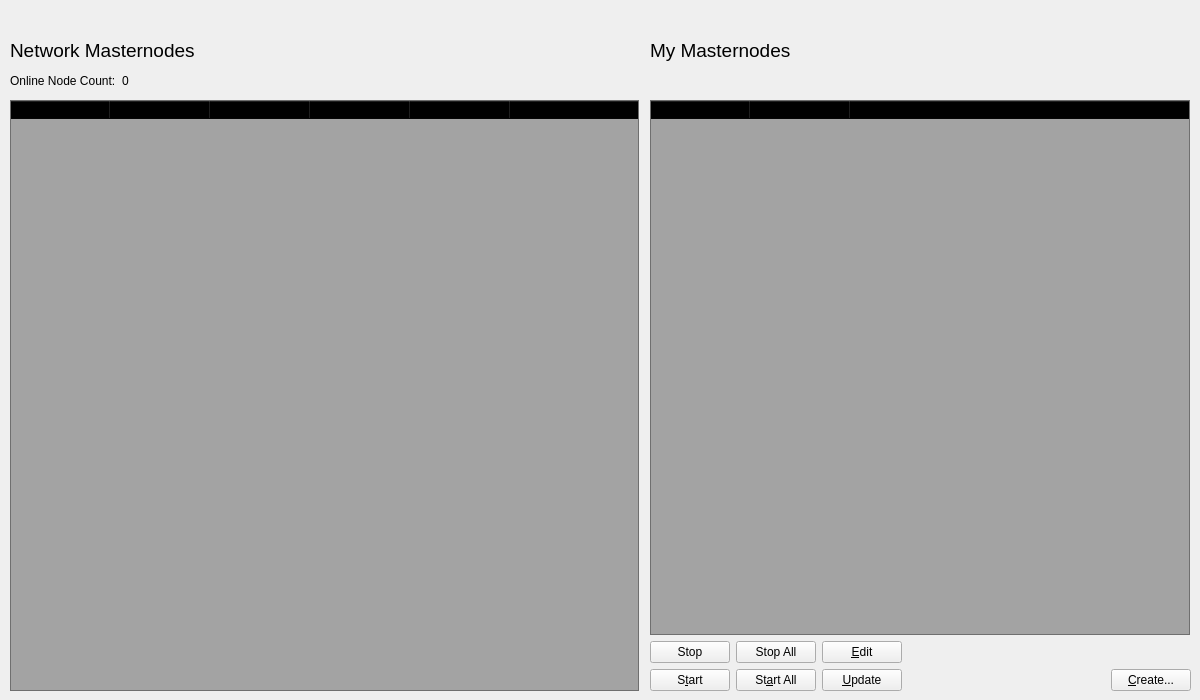
<?xml version="1.0" encoding="UTF-8"?>
<ui version="4.0">
 <class>MasternodeManager</class>
 <widget class="QWidget" name="MasternodeManager">
  <property name="geometry">
   <rect>
    <x>0</x>
    <y>0</y>
    <width>1200</width>
    <height>700</height>
   </rect>
  </property>
  <property name="windowTitle">
   <string>Form</string>
  </property>
  <property name="styleSheet">
   <string notr="true"/>
  </property>
  <widget class="QWidget" name="">
   <property name="geometry">
    <rect>
     <x>650</x>
     <y>100</y>
     <width>541</width>
     <height>591</height>
    </rect>
   </property>
   <layout class="QVBoxLayout" name="verticalLayout_2">
    <property name="bottomMargin">
     <number>0</number>
    </property>
    <item>
     <widget class="QTableWidget" name="tableWidget_2">
      <property name="minimumSize">
       <size>
        <width>400</width>
        <height>0</height>
       </size>
      </property>
      <property name="maximumSize">
       <size>
        <width>540</width>
        <height>16777215</height>
       </size>
      </property>
      <property name="styleSheet">
       <string notr="true">background: transparent;
background-color: rgba(20, 20, 20, 0.35);
</string>
      </property>
      <property name="editTriggers">
       <set>QAbstractItemView::NoEditTriggers</set>
      </property>
      <property name="alternatingRowColors">
       <bool>true</bool>
      </property>
      <property name="selectionMode">
       <enum>QAbstractItemView::SingleSelection</enum>
      </property>
      <property name="selectionBehavior">
       <enum>QAbstractItemView::SelectRows</enum>
      </property>
      <attribute name="horizontalHeaderStretchLastSection">
       <bool>true</bool>
      </attribute>
      <column>
       <property name="text">
        <string>Alias</string>
       </property>
      </column>
      <column>
       <property name="text">
        <string>IP/Onion</string>
       </property>
      </column>
      <column>
       <property name="text">
        <string>Status</string>
       </property>
      </column>
     </widget>
    </item>
    <item>
     <layout class="QHBoxLayout" name="horizontalLayout_2">
      <property name="bottomMargin">
       <number>0</number>
      </property>
      <item>
       <widget class="QPushButton" name="stopButton">
        <property name="text">
         <string>Stop</string>
        </property>
       </widget>
      </item>
      <item>
       <widget class="QPushButton" name="stopAllButton">
        <property name="text">
         <string>Stop All</string>
        </property>
       </widget>
      </item>
      <item>
       <widget class="QPushButton" name="editButton">
        <property name="text">
         <string>&amp;Edit</string>
        </property>
       </widget>
      </item>
      <item>
       <spacer name="horizontalSpacer_2">
        <property name="orientation">
         <enum>Qt::Horizontal</enum>
        </property>
        <property name="sizeHint" stdset="0">
         <size>
          <width>40</width>
          <height>20</height>
         </size>
        </property>
       </spacer>
      </item>
     </layout>
    </item>
    <item>
     <layout class="QHBoxLayout" name="horizontalLayout_4">
      <property name="bottomMargin">
       <number>0</number>
      </property>
     </layout>
    </item>
    <item>
     <layout class="QHBoxLayout" name="horizontalLayout_5">
      <property name="bottomMargin">
       <number>0</number>
      </property>
      <item>
       <widget class="QPushButton" name="startButton">
        <property name="text">
         <string>S&amp;tart</string>
        </property>
       </widget>
      </item>
      <item>
       <widget class="QPushButton" name="startAllButton">
        <property name="text">
         <string>St&amp;art All</string>
        </property>
       </widget>
      </item>
      <item>
       <widget class="QPushButton" name="UpdateButton">
        <property name="text">
         <string>&amp;Update</string>
        </property>
       </widget>
      </item>
      <item>
       <spacer name="horizontalSpacer_5">
        <property name="orientation">
         <enum>Qt::Horizontal</enum>
        </property>
        <property name="sizeHint" stdset="0">
         <size>
          <width>40</width>
          <height>20</height>
         </size>
        </property>
       </spacer>
      </item>
      <item>
       <widget class="QPushButton" name="createButton">
        <property name="text">
         <string>&amp;Create...</string>
        </property>
       </widget>
      </item>
     </layout>
    </item>
   </layout>
  </widget>
  <widget class="QWidget" name="">
   <property name="geometry">
    <rect>
     <x>10</x>
     <y>70</y>
     <width>471</width>
     <height>22</height>
    </rect>
   </property>
   <layout class="QHBoxLayout" name="horizontalLayout_3">
    <property name="bottomMargin">
     <number>0</number>
    </property>
    <item>
     <widget class="QLabel" name="label_2">
      <property name="text">
       <string>Online Node Count:</string>
      </property>
     </widget>
    </item>
    <item>
     <widget class="QLabel" name="countLabel">
      <property name="text">
       <string>0</string>
      </property>
     </widget>
    </item>
    <item>
     <spacer name="horizontalSpacer_3">
      <property name="orientation">
       <enum>Qt::Horizontal</enum>
      </property>
      <property name="sizeHint" stdset="0">
       <size>
        <width>40</width>
        <height>20</height>
       </size>
      </property>
     </spacer>
    </item>
   </layout>
  </widget>
  <widget class="QTableWidget" name="tableWidgetMasternodes">
   <property name="geometry">
    <rect>
     <x>10</x>
     <y>100</y>
     <width>629</width>
     <height>591</height>
    </rect>
   </property>
   <property name="styleSheet">
    <string notr="true">background: transparent;
background-color: rgba(20, 20, 20, 0.35);</string>
   </property>
   <property name="editTriggers">
    <set>QAbstractItemView::NoEditTriggers</set>
   </property>
   <property name="alternatingRowColors">
    <bool>true</bool>
   </property>
   <property name="selectionBehavior">
    <enum>QAbstractItemView::SelectRows</enum>
   </property>
   <property name="sortingEnabled">
    <bool>true</bool>
   </property>
   <attribute name="horizontalHeaderStretchLastSection">
    <bool>true</bool>
   </attribute>
   <column>
    <property name="text">
     <string>Address</string>
    </property>
   </column>
   <column>
    <property name="text">
     <string>Protocol</string>
    </property>
   </column>
   <column>
    <property name="text">
     <string>Active</string>
    </property>
   </column>
   <column>
    <property name="text">
     <string>Active (secs)</string>
    </property>
   </column>
   <column>
    <property name="text">
     <string>Last Seen</string>
    </property>
   </column>
   <column>
    <property name="text">
     <string>Pubkey</string>
    </property>
   </column>
  </widget>
  <widget class="QWidget" name="layoutWidget">
   <property name="geometry">
    <rect>
     <x>650</x>
     <y>30</y>
     <width>471</width>
     <height>41</height>
    </rect>
   </property>
   <layout class="QHBoxLayout" name="horizontalLayout_6">
    <property name="bottomMargin">
     <number>0</number>
    </property>
    <item>
     <widget class="QLabel" name="label_3">
      <property name="font">
       <font>
        <pointsize>14</pointsize>
       </font>
      </property>
      <property name="text">
       <string>My Masternodes</string>
      </property>
     </widget>
    </item>
    <item>
     <spacer name="horizontalSpacer_4">
      <property name="orientation">
       <enum>Qt::Horizontal</enum>
      </property>
      <property name="sizeHint" stdset="0">
       <size>
        <width>40</width>
        <height>20</height>
       </size>
      </property>
     </spacer>
    </item>
   </layout>
  </widget>
  <widget class="QWidget" name="layoutWidget_2">
   <property name="geometry">
    <rect>
     <x>10</x>
     <y>30</y>
     <width>471</width>
     <height>41</height>
    </rect>
   </property>
   <layout class="QHBoxLayout" name="horizontalLayout_7">
    <property name="bottomMargin">
     <number>0</number>
    </property>
    <item>
     <widget class="QLabel" name="label_4">
      <property name="font">
       <font>
        <pointsize>14</pointsize>
       </font>
      </property>
      <property name="text">
       <string>Network Masternodes</string>
      </property>
     </widget>
    </item>
    <item>
     <spacer name="horizontalSpacer_6">
      <property name="orientation">
       <enum>Qt::Horizontal</enum>
      </property>
      <property name="sizeHint" stdset="0">
       <size>
        <width>40</width>
        <height>20</height>
       </size>
      </property>
     </spacer>
    </item>
   </layout>
  </widget>
 </widget>
 <resources/>
 <connections/>
</ui>
